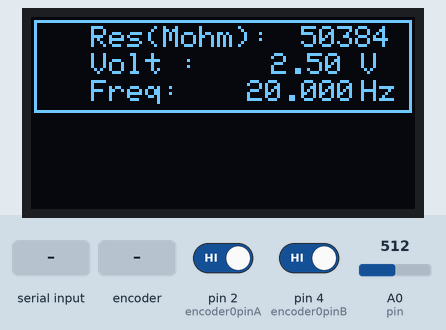
Recording of a sketch running on a simulated Arduino Uno, built with avr-gcc and run on an emulated ATmega328P. Parts: 128×64 one-colour display. The inputs (shaded band) are chosen by the test bench; at power-on: A0 (pin) = 512, pin 2 (encoder0pinA) HIGH, pin 4 (encoder0pinB) HIGH. The display library's start-up logo is not drawn; what the sketch prints to the serial monitor is not drawn.

Above: at 3.2 s.
3.3 s: "c" received over the second serial link
At 3.8 s:
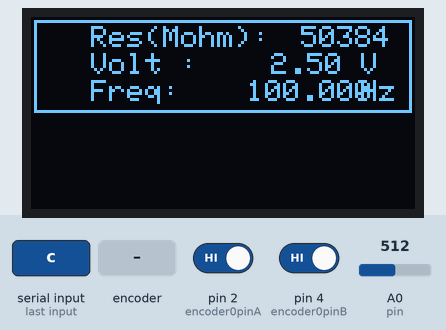
4.8 s: A0 (pin) set to 0
At 5.8 s:
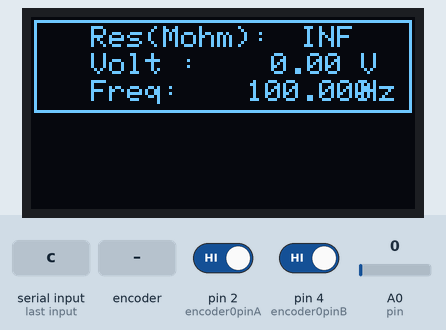
6.3 s: "d" received over the second serial link
At 7.4 s:
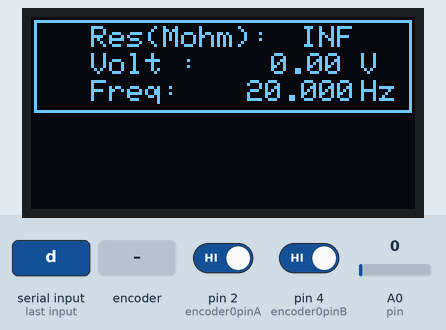
7.9 s: A0 (pin) set to 122
At 8.9 s:
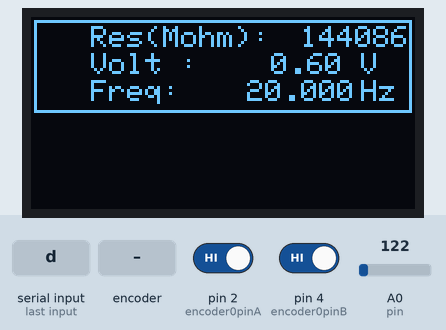
9.4 s: rotary encoder on pin 2 (encoder0pinA) / pin 4 (encoder0pinB) turned 2 steps (second pin leading)
At 10.1 s:
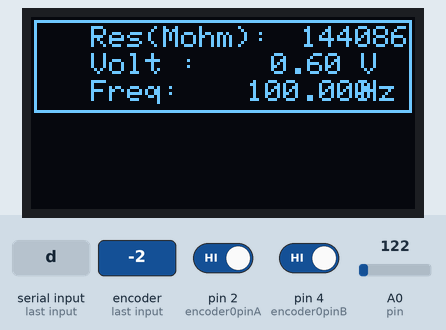
11.3 s: A0 (pin) set to 306
At 12.0 s:
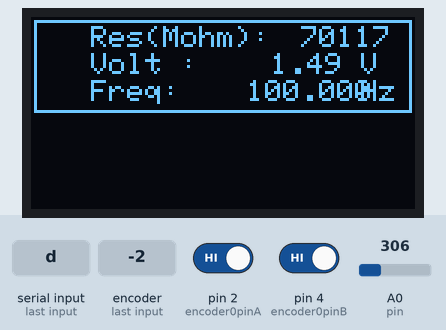
Timing chart, 0 to 13.8 s (numbered marks = the images above; inputs shaded):
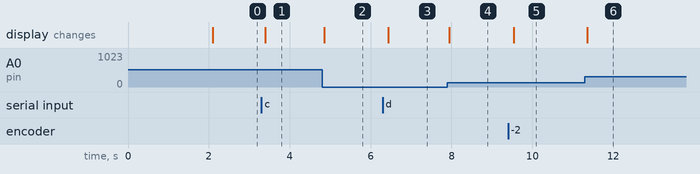

The sketch:

Projet_Capteur.ino
```cpp
#include <SoftwareSerial.h>
#include <Arduino.h>
#include <SPI.h>
#include <Wire.h>
#include <Adafruit_GFX.h>
#include <Adafruit_SSD1306.h>

double sensorValue;
double sensorVolt;

/////////////////OLED//////////////////////////////////////
#define OLED_RESET 4
Adafruit_SSD1306 display(-1);

#define NUMFLAKES 10
#define XPOS 0
#define YPOS 1
#define DELTAY 2
#define LOGO16_GLCD_HEIGHT 32
#define LOGO16_GLCD_WIDTH  128
////////////////////////////////////////////////////////////


///////////////////Bluetooth////////////////////////////////
#define rxPin 10
#define txPin 11
#define baudrate 9600
#define pin A0
int etat;

SoftwareSerial mySerial(rxPin,txPin);

String c = "b";
////////////////////////////////////////////////////////////


//////////////////////ROUE//////////////////////////////////
#define encoder0pinA 2
#define encoder0pinB 4
#define Switch 5

volatile unsigned int freq = 50;
///////////////////////////////////////////////////////////


/////////////////////FCT ECRAN/////////////////////////////
void OLED(String text, int x, int y,int size, boolean d) {

  display.setTextSize(size);
  display.setTextColor(WHITE);
  display.setCursor(x,y);
  display.println(text);
  if(d){
    display.display();
  }

  //delay(100);
}
///////////////////////////////////////////////////////////


////////////////////FCT ROUE//////////////////////////////
void doEncoder()
{

  if(digitalRead(encoder0pinB)==HIGH){
    freq=10;
  }
  else
  {
    freq=50;
    }
  }
/////////////////////////////////////////////////////////


void setup()
{
///////////////Bluetooth////////////////////////////////
Serial.begin(baudrate);
pinMode(rxPin,INPUT);
pinMode(txPin,OUTPUT);

pinMode(pin,INPUT);
mySerial.begin(baudrate); //bluetooth
////////////////////////////////////////////////////////


///////////////OLED/////////////////////////////////////
display.begin(SSD1306_SWITCHCAPVCC, 0x3C);//Inititalisation de l'écran
display.display();
delay(2000);

display.clearDisplay();
///////////////////////////////////////////////////////


//////////////ROUE/////////////////////////////////////
pinMode(encoder0pinA,INPUT);
digitalWrite(encoder0pinA,HIGH);

pinMode(encoder0pinB,INPUT);
digitalWrite(encoder0pinB,HIGH);

attachInterrupt(0,doEncoder, RISING);//intéruption lors du mouvement de la roue
///////////////////////////////////////////////////////
}

void loop()
{
/////////////////CAPTEUR//////////////////////////////
byte val=map(analogRead(pin),0,1024,0,127);

float f=1/(freq*0.001);

int R1= 100000;
int R2 = 1000;
int R3 = 100000;
int R5 = 10000;


sensorVolt = analogRead(pin)*0.004882814; //valeur en Volt

sensorValue = (1+R3/R2)*R1*(5/sensorVolt)-R1-R5;//valeur en Mohm
//Serial.println(sensorValue);
String vString = String(sensorVolt, 2); //transforme la donnée des volt en string
String RString =  String(sensorValue, 0); //transforme la donnée de résistance en string
String fString = String(f, 3); //transforme la donnée de la fréquence en string
////////////////////////////////////////////////////////


///////////////BLUETOOTH////////////////////////////////
if(mySerial.available()>0){
char data = mySerial.read();

String DataStr = String(data);
DataStr.trim();
Serial.println(DataStr);


if (c=!DataStr)
{
  c=DataStr;
  }

if (DataStr=="a")         ///
  {                       ///
  etat = 1;               ///
  }                       /// Mise à "ON" ou "OFF" de l'envoi des données par l'apk
else if (DataStr=="b")    ///
  {                       ///
   etat = 0;              ///
  }
else if (DataStr=="c")    ///
  {                       ///
  freq=10;                ///
  }                       ///
else if (DataStr=="d")    /// Choix de fréquence depuis l'apk
  {                       ///
  freq=50;                ///
  }                       ///
}

switch(etat)
{
  case 0:
  break;

  case 1:
  mySerial.write(val);     ///envoie la donnée à l'application
  Serial.print(val);
  break;
  }
/////////////////////////////////////////////////////


///////////////////OLED/////////////////////////////
display.clearDisplay();

OLED("Res(Mohm):          ", 20, 3, 1.9, false);
OLED(RString, 90, 3, 1, false); ///Ecriture de la resistance sur l'OLED
OLED("", 110, 3, 1, false);

OLED("Volt :     ", 20, 12, 1.9, false);
OLED(vString, 80, 12, 1, false); ///Ecriture de la tension sur l'OLED
OLED("V", 110, 12, 1, false);


OLED("Freq:          ", 20, 21, 1.9, false);
OLED(fString, 72, 21, 1.9, false);  ///Ecriture de la fréquence sur l'OLED
OLED("Hz", 110, 21, 1.9, false);

display.drawRect(1, 1, 126,31, WHITE); ///Met le rectangle autour de l'oled
display.display();
//////////////////////////////////////////////////


delay(freq); ///Règle la fréquence d'aquisition et d'envoi

}
```

Measured:
- after the input at 3.3 s, the display: changes after 0.10 s (image 1)
- after the input at 4.8 s, the display: changes after 0.06 s (image 2)
- after the input at 6.3 s, the display: changes after 0.13 s (image 3)
- after the input at 7.9 s, the display: changes at once (image 4)
- after the input at 9.4 s, the display: changes after 0.14 s (image 5)
- after the input at 11.3 s, the display: changes after 0.06 s (image 6)
